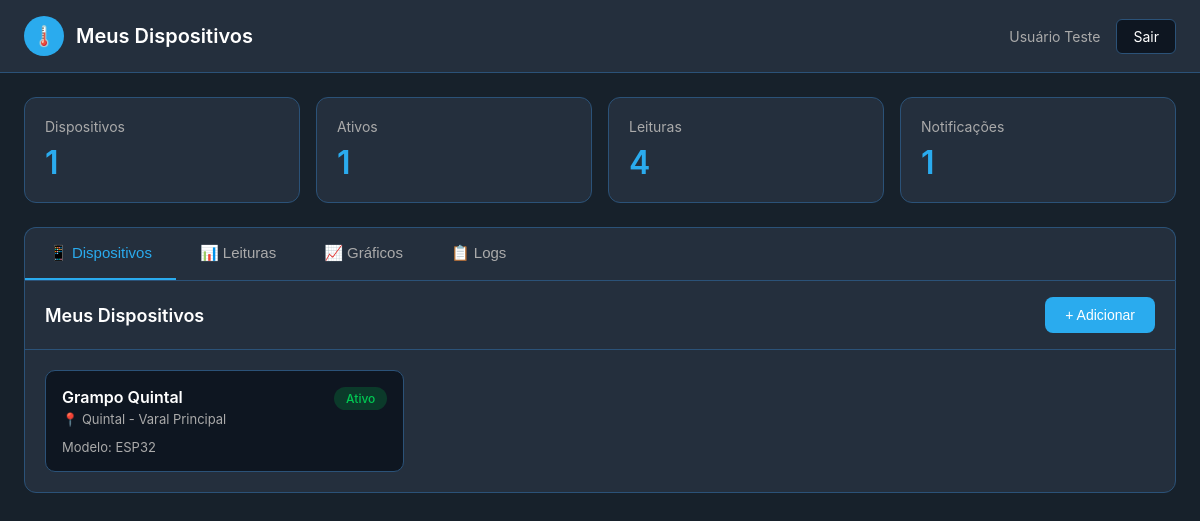
/user/dashboard.php (signed in), run on the app's committed database.
### tables this page shows
CREATE TABLE `usuarios` (
  `id_usuario` int(11) NOT NULL,
  `nome` varchar(100) NOT NULL,
  `cpf` varchar(11) NOT NULL,
  `celular` varchar(15) NOT NULL,
  `email` varchar(100) NOT NULL,
  `senha` varchar(255) NOT NULL,
  `data_nascimento` date NOT NULL,
  `tipo_usuario` enum('A','C') DEFAULT 'C',
  `criado_em` timestamp NOT NULL DEFAULT current_timestamp(),
  `atualizado_em` timestamp NOT NULL DEFAULT current_timestamp() ON UPDATE current_timestamp()
);

CREATE TABLE `leituras` (
  `id_leitura` int(11) NOT NULL,
  `id_dispositivo` int(11) NOT NULL,
  `id_sensor` int(11) NOT NULL,
  `valor` decimal(10,2) NOT NULL,
  `data_hora` timestamp NOT NULL DEFAULT current_timestamp(),
  `status_roupa` enum('Úmida','Seca') DEFAULT 'Úmida'
);

CREATE TABLE `dispositivos` (
  `id_dispositivo` int(11) NOT NULL,
  `id_usuario` int(11) NOT NULL,
  `nome` varchar(100) NOT NULL,
  `localizacao` varchar(150) DEFAULT NULL,
  `modelo` varchar(50) DEFAULT 'ESP32',
  `status` enum('ativo','inativo') DEFAULT 'ativo',
  `criado_em` timestamp NOT NULL DEFAULT current_timestamp()
);

### includes/auth.php (called while the page is built, shortened)
<?php
require_once __DIR__ . '/../config/database.php';
function isLoggedIn() {
    return isset($_SESSION['logged_in']) && $_SESSION['logged_in'] === true;
}
function getCurrentUser() {
    $sql = "SELECT * FROM usuarios WHERE id_usuario = ?";
    return fetchOne($sql, [$_SESSION['user_id']]);
}
?>

### config/database.php (called while the page is built, shortened)
<?php
class Database {
    private $host = 'localhost';
    private $db_name = 'grampo_iot';
    private $username = 'root';
    private $password = '';
    public function connect() {
        $this->conn = null;
        try {
            $this->conn = new PDO(
                "mysql:host=" . $this->host . ";dbname=" . $this->db_name . ";charset=utf8",
                $this->username,
                $this->password,
                array(
                    PDO::ATTR_ERRMODE => PDO::ERRMODE_EXCEPTION,
                    PDO::ATTR_DEFAULT_FETCH_MODE => PDO::FETCH_ASSOC
                )
            );
        } catch(PDOException $e) {
            echo "Erro na conexão: " . $e->getMessage();
        }
        return $this->conn;
    }
}
function getConnection() {
    $database = new Database();
    return $database->connect();
}
function executeQuery($sql, $params = []) {
    try {
        $conn = getConnection();
        $stmt = $conn->prepare($sql);
        $stmt->execute($params);
        return $stmt;
    } catch(PDOException $e) {
        error_log("Erro na consulta: " . $e->getMessage());
        return false;
    }
}
function fetchOne($sql, $params = []) {
    $stmt = executeQuery($sql, $params);
    return $stmt ? $stmt->fetch() : false;
}
function fetchAll($sql, $params = []) {
    $stmt = executeQuery($sql, $params);
    return $stmt ? $stmt->fetchAll() : [];
}
function countRecords($table, $where = '', $params = []) {
    $sql = "SELECT COUNT(*) as total FROM {$table}";
    if ($where) {
        $sql .= " WHERE {$where}";
    }
    $result = fetchOne($sql, $params);
    return $result ? $result['total'] : 0;
}
?>

### user/dashboard.php (the view, shortened to what this page needs)
<?php
require_once '../includes/auth.php';
$current_user = getCurrentUser();
$user_id = $_SESSION['user_id'];
$dispositivos = fetchAll("SELECT * FROM dispositivos WHERE id_usuario = ? ORDER BY criado_em DESC", [$user_id]);
$leituras = fetchAll("SELECT l.*, d.nome as dispositivo_nome, s.tipo_sensor, s.unidade_medida
                      FROM leituras l
                      JOIN dispositivos d ON l.id_dispositivo = d.id_dispositivo
                      JOIN sensores s ON l.id_sensor = s.id_sensor
                      WHERE d.id_usuario = ?
                      ORDER BY l.data_hora DESC
                      LIMIT 20", [$user_id]);
$stats = [
    'dispositivos' => count($dispositivos),
    'ativos' => countRecords('dispositivos', 'id_usuario = ? AND status = "ativo"', [$user_id]),
    'leituras' => countRecords('leituras l JOIN dispositivos d ON l.id_dispositivo = d.id_dispositivo', 'd.id_usuario = ?', [$user_id]),
    'notificacoes' => countRecords('notificacoes', 'id_usuario = ? AND lida = 0', [$user_id])
];
?>
<!DOCTYPE html>
<html lang="pt-BR">
<head>
</head>
<body>
    <div class="header">
        <div class="header-content">
            <div class="header-title">
                <div class="header-icon">🌡️</div>
                <h1>Meus Dispositivos</h1>
            </div>
            <div class="user-info">
                <span class="user-name"><?php echo htmlspecialchars($current_user['nome']); ?></span>
                <a href="../logout.php" class="btn-logout">Sair</a>
            </div>
        </div>
    </div>
    <div class="container">
        <div class="stats-grid">
            <div class="stat-card">
                <div class="stat-label">Dispositivos</div>
                <div class="stat-number"><?php echo $stats['dispositivos']; ?></div>
            </div>
            <div class="stat-card">
                <div class="stat-label">Ativos</div>
                <div class="stat-number"><?php echo $stats['ativos']; ?></div>
            </div>
            <div class="stat-card">
                <div class="stat-label">Leituras</div>
                <div class="stat-number"><?php echo $stats['leituras']; ?></div>
            </div>
            <div class="stat-card">
                <div class="stat-label">Notificações</div>
                <div class="stat-number"><?php echo $stats['notificacoes']; ?></div>
            </div>
        </div>
        <div class="tabs">
            <button class="tab-btn active" onclick="showTab('dispositivos')">📱 Dispositivos</button>
            <button class="tab-btn" onclick="showTab('leituras')">📊 Leituras</button>
            <button class="tab-btn" onclick="showTab('graficos')">📈 Gráficos</button>
            <button class="tab-btn" onclick="showTab('logs')">📋 Logs</button>
        </div>
        <div class="card">
            <div id="dispositivos" class="tab-content active">
                <div class="card-header">
                    <h2 class="card-title">Meus Dispositivos</h2>
                    <button class="btn btn-primary" onclick="alert('Adicionar dispositivo em desenvolvimento')">+ Adicionar</button>
                </div>
                <div class="card-body">
                    <?php if (empty($dispositivos)): ?>
                        <div class="empty-state">
                            <div class="empty-icon">📱</div>
                            <p>Você ainda não tem dispositivos cadastrados</p>
                        </div>
                    <?php else: ?>
                        <div class="device-grid">
                            <?php foreach ($dispositivos as $dispositivo): ?>
                            <div class="device-card">
                                <div class="device-header">
                                    <div>
                                        <div class="device-name"><?php echo htmlspecialchars($dispositivo['nome']); ?></div>
                                        <div class="device-location">📍 <?php echo htmlspecialchars($dispositivo['localizacao']); ?></div>
                                    </div>
                                    <span class="badge <?php echo $dispositivo['status'] === 'ativo' ? 'badge-active' : 'badge-inactive'; ?>">
                                        <?php echo ucfirst($dispositivo['status']); ?>
                                    </span>
                                </div>
                                <div style="color: var(--tg-text-secondary); font-size: 13px; margin-top: 8px;">
                                    Modelo: <?php echo htmlspecialchars($dispositivo['modelo']); ?>
                                </div>
                            </div>
                            <?php endforeach; ?>
                        </div>
                    <?php endif; ?>
                </div>
            </div>
        </div>
    </div>
</body>
</html>

### user/dashboard.php (style rules this page uses)
* { margin: 0; padding: 0; box-sizing: border-box; }
:root { --tg-bg: #17212b; --tg-bg-secondary: #242f3d; --tg-bg-card: #0e1621; --tg-text: #ffffff; --tg-text-secondary: #aaaaaa; --tg-blue: #2AABEE; --tg-blue-dark: #1e88cf; --tg-border: #2b5278; --tg-success: #00c853; --tg-warning: #ffa726; }
body { font-family: -apple-system, BlinkMacSystemFont, 'Segoe UI', Roboto, Helvetica, Arial, sans-serif; background: var(--tg-bg); color: var(--tg-text); }
.header { background: var(--tg-bg-secondary); border-bottom: 1px solid var(--tg-border); padding: 16px 24px; position: sticky; top: 0; z-index: 100; }
.header-content { max-width: 1200px; margin: 0 auto; display: flex; justify-content: space-between; align-items: center; }
.header-title { display: flex; align-items: center; gap: 12px; }
.header-icon { width: 40px; height: 40px; background: var(--tg-blue); border-radius: 50%; display: flex; align-items: center; justify-content: center; font-size: 20px; }
.header h1 { font-size: 20px; font-weight: 600; }
.user-info { display: flex; align-items: center; gap: 16px; }
.user-name { color: var(--tg-text-secondary); font-size: 14px; }
.btn-logout { background: var(--tg-bg-card); color: var(--tg-text); border: 1px solid var(--tg-border); padding: 8px 16px; border-radius: 6px; cursor: pointer; font-size: 14px; transition: all 0.2s; text-decoration: none; }
.container { max-width: 1200px; margin: 0 auto; padding: 24px; }
.stats-grid { display: grid; grid-template-columns: repeat(auto-fit, minmax(220px, 1fr)); gap: 16px; margin-bottom: 24px; }
.stat-card { background: var(--tg-bg-secondary); border: 1px solid var(--tg-border); border-radius: 12px; padding: 20px; transition: all 0.2s; }
.stat-label { color: var(--tg-text-secondary); font-size: 14px; margin-bottom: 8px; }
.stat-number { font-size: 32px; font-weight: 600; color: var(--tg-blue); }
.tabs { display: flex; background: var(--tg-bg-secondary); border-radius: 12px 12px 0 0; border: 1px solid var(--tg-border); border-bottom: none; overflow-x: auto; }
.tab-btn { padding: 16px 24px; border: none; background: none; color: var(--tg-text-secondary); font-size: 15px; font-weight: 500; cursor: pointer; transition: all 0.2s; border-bottom: 2px solid transparent; white-space: nowrap; }
.tab-btn.active { color: var(--tg-blue); border-bottom-color: var(--tg-blue); }
.card { background: var(--tg-bg-secondary); border: 1px solid var(--tg-border); border-radius: 0 0 12px 12px; overflow: hidden; margin-bottom: 24px; }
.card-header { padding: 16px 20px; border-bottom: 1px solid var(--tg-border); display: flex; justify-content: space-between; align-items: center; }
.card-title { font-size: 18px; font-weight: 600; }
.card-body { padding: 20px; }
.tab-content { display: none; }
.tab-content.active { display: block; }
.device-grid { display: grid; grid-template-columns: repeat(auto-fill, minmax(280px, 1fr)); gap: 16px; }
.device-card { background: var(--tg-bg-card); border: 1px solid var(--tg-border); border-radius: 10px; padding: 16px; transition: all 0.2s; cursor: pointer; }
.device-header { display: flex; justify-content: space-between; align-items: start; margin-bottom: 12px; }
.device-name { font-size: 16px; font-weight: 600; margin-bottom: 4px; }
.device-location { color: var(--tg-text-secondary); font-size: 13px; }
.badge { padding: 4px 12px; border-radius: 12px; font-size: 12px; font-weight: 500; }
.badge-active { background: rgba(0, 200, 83, 0.2); color: var(--tg-success); }
.btn { padding: 10px 20px; border: none; border-radius: 8px; cursor: pointer; font-size: 14px; font-weight: 500; transition: all 0.2s; }
.btn-primary { background: var(--tg-blue); color: white; }

### data on the page
usuarios: nome "Usuário Teste"
leituras: id_dispositivo "1"
dispositivos: nome "Grampo Quintal", localizacao "Quintal - Varal Principal", status "Ativo", modelo "ESP32"

### other printed values
$stats['leituras'] "4"
